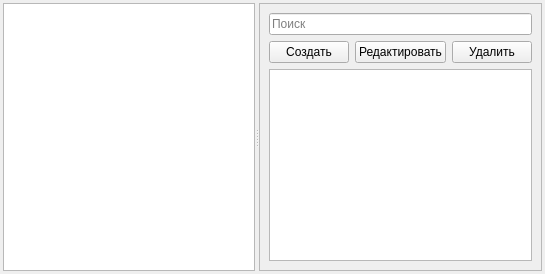
          <widget class="QWidget" name="tab_12">
           <attribute name="title">
            <string>Нормативно-справочные данные</string>
           </attribute>
           <layout class="QGridLayout" name="gridLayout_34">
            <property name="leftMargin">
             <number>3</number>
            </property>
            <property name="topMargin">
             <number>3</number>
            </property>
            <property name="rightMargin">
             <number>3</number>
            </property>
            <property name="bottomMargin">
             <number>3</number>
            </property>
            <item row="0" column="0">
             <widget class="QSplitter" name="splitter_8">
              <property name="orientation">
               <enum>Qt::Orientation::Horizontal</enum>
              </property>
              <widget class="QListWidget" name="lw_nsi_types"/>
              <widget class="QFrame" name="frame_16">
               <property name="frameShape">
                <enum>QFrame::Shape::StyledPanel</enum>
               </property>
               <property name="frameShadow">
                <enum>QFrame::Shadow::Raised</enum>
               </property>
               <layout class="QGridLayout" name="gridLayout_35">
                <item row="1" column="0">
                 <widget class="QPushButton" name="pb_admin_role_create">
                  <property name="text">
                   <string>Создать</string>
                  </property>
                 </widget>
                </item>
                <item row="1" column="1">
                 <widget class="QPushButton" name="pushButton_17">
                  <property name="text">
                   <string>Редактировать</string>
                  </property>
                 </widget>
                </item>
                <item row="1" column="2">
                 <widget class="QPushButton" name="pushButton_18">
                  <property name="text">
                   <string>Удалить</string>
                  </property>
                 </widget>
                </item>
                <item row="2" column="0" colspan="3">
                 <widget class="QListWidget" name="lw_nsi_content"/>
                </item>
                <item row="0" column="0" colspan="3">
                 <widget class="QLineEdit" name="lineEdit_14">
                  <property name="placeholderText">
                   <string>Поиск</string>
                  </property>
                 </widget>
                </item>
               </layout>
              </widget>
             </widget>
            </item>
           </layout>
          </widget>
